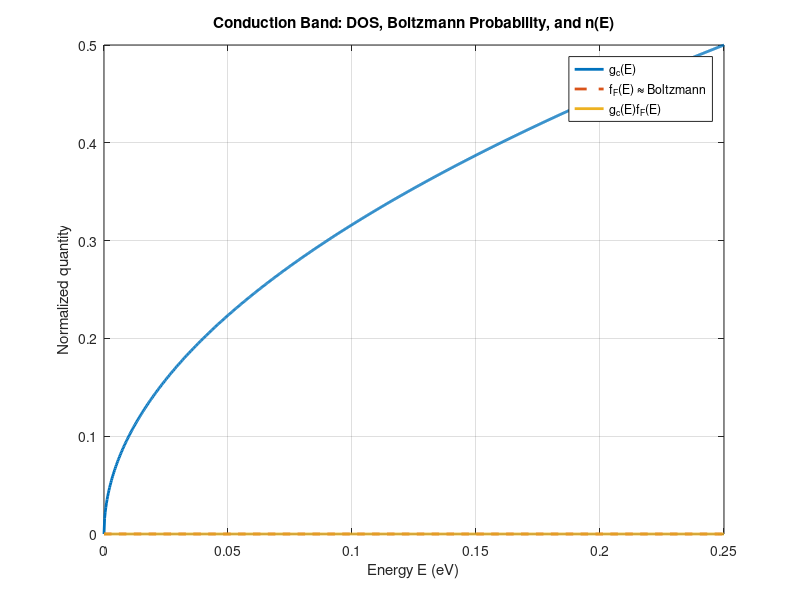

This chart was generated by the following MATLAB code: (Note: this script raises an error after producing the figure.)
clear; clc; close all;

% Normalized energy
Ec = 0;
EF = -0.25;       % eV below Ec
kT = 0.0259;      % eV, approximately at 300 K

E = linspace(Ec, Ec + 0.25, 1000);

% Conduction-band density of states (normalized)
gc = sqrt(E - Ec);

% Exact Fermi-Dirac probability
fFD = 1 ./ (1 + exp((E - EF)/kT));

% Boltzmann approximation
fB = exp(-(E - EF)/kT);

% Electron distribution
nE = gc .* fB;

figure;

plot(E, gc, 'LineWidth', 2);
hold on;
plot(E, fB, '--', 'LineWidth', 2);
plot(E, nE, 'LineWidth', 2);

xlabel('Energy E (eV)');
ylabel('Normalized quantity');
title('Conduction Band: DOS, Boltzmann Probability, and n(E)');
legend('g_c(E)', 'f_F(E) \approx Boltzmann', 'g_c(E)f_F(E)');
grid on;
xline(Ec, '--', 'E_c');
xline(EF, '--', 'E_F');

hold off;
